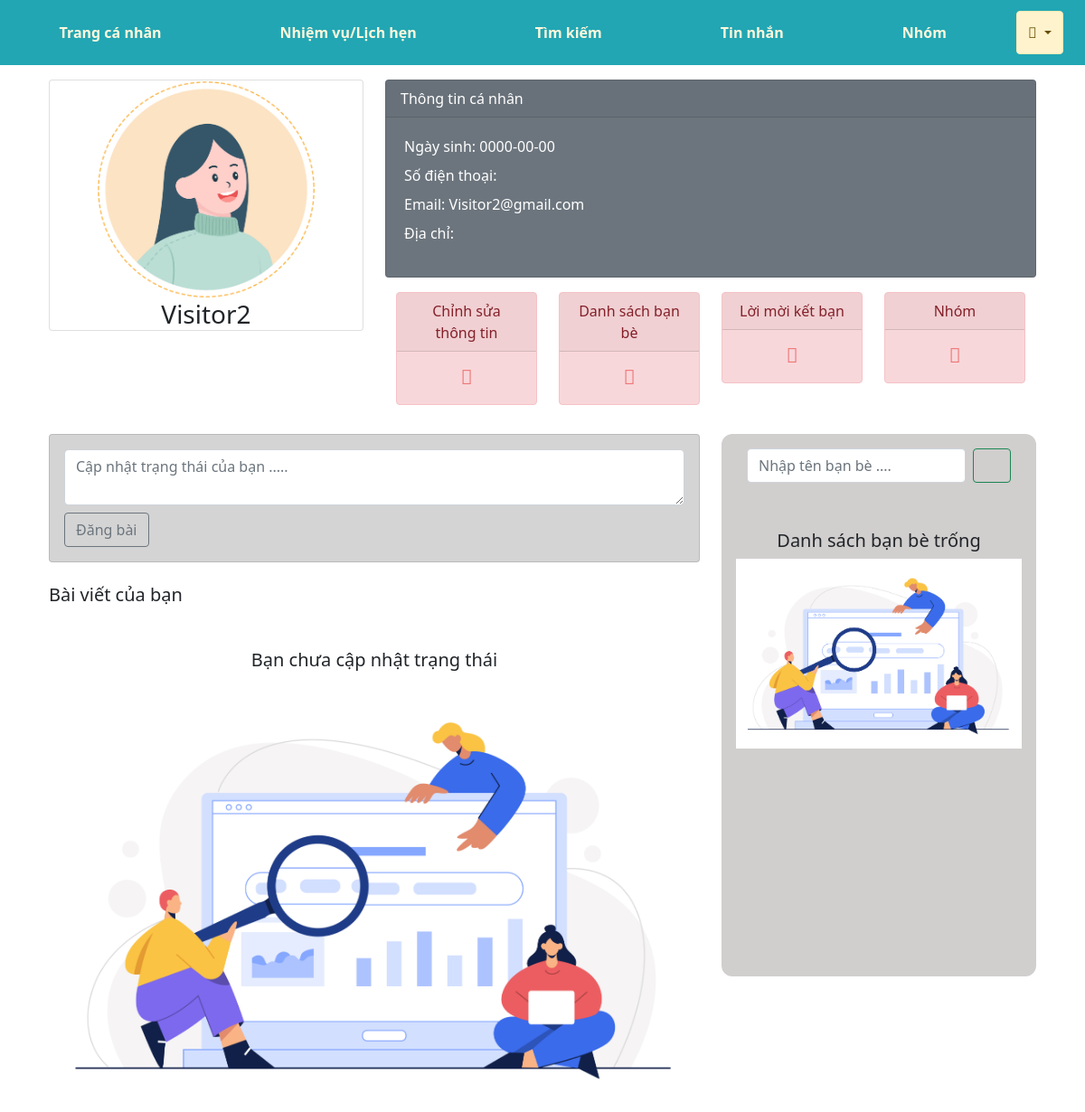
Screenshot of /src/user/trangcanhan.php (signed in) with the database file from the repository.
### tables this page shows
CREATE TABLE `tb_nguoidung` (
  `id_nguoidung` int(10) UNSIGNED NOT NULL,
  `tennguoidung` varchar(100) NOT NULL,
  `sodienthoai` varchar(13) NOT NULL,
  `ngaysinh` date NOT NULL,
  `diachi` varchar(255) NOT NULL,
  `email` varchar(255) NOT NULL,
  `gioitinh` tinyint(1) NOT NULL,
  `mota` varchar(2000) NOT NULL
);

### src/user/trangcanhan.php (the view, shortened to what this page needs)
<?php
    include './menu_footer/menu.php';
?>
        <div class="container">
        <div class="body">
            <div class="row">
                <div class="col-lg-4">
                    <div class="card avatar_user mt-3">
                            <?php
                                include '../config/config.php';
                                $id_nguoidung = $_SESSION['user_login'];
                                $sql = "SELECT * FROM tb_nguoidung WHERE id_nguoidung = $id_nguoidung";
                                $result = mysqli_query($conn,$sql);
                                $row = mysqli_fetch_assoc($result);
                                $tennguoidung = $row['tennguoidung'];
                                $gioitinh = $row['gioitinh'];
                                if($gioitinh == '0'){
                                    echo '<img src="http://localhost/BTL_QuanLiThongTinCaNhan/src/user/image_user/avatar_female.png" class="card-img-top" >';
                                }else{
                                    echo '<img src="http://localhost/BTL_QuanLiThongTinCaNhan/src/user/image_user/avatar_male.png" class="card-img-top">';
                                }
                            ?>
                            <div class="col">
                                    <h3 class="card-text text-center"><?php echo $tennguoidung ?></h3>
                            </div>
                    </div>
                </div>
                <div class="col-lg-8">
                    <div class="card text-white bg-secondary mt-3 formnhiemvu">
                        <div class="card-header">Thông tin cá nhân</div>
                        <div class="card-body thongtincanhan">
                            <?php
                                $sql_ttcanhan = "SELECT * FROM tb_nguoidung WHERE id_nguoidung = '$id_nguoidung'";
                                $result_ttcanhan = mysqli_query($conn,$sql_ttcanhan);
                                if(mysqli_num_rows($result_ttcanhan)>0){
                                    $row_ttcanhan = mysqli_fetch_assoc($result_ttcanhan)
                                    ?>
                                        <div class="p-1">
                                            <div class="mt">Ngày sinh: <?php echo $row_ttcanhan['ngaysinh']?></div>
                                            <div class="mt-2">Số điện thoại: <?php echo $row_ttcanhan['sodienthoai']?></div>
                                            <div class="mt-2">Email: <?php echo $row_ttcanhan['email']?></div>
                                            <div class="mt-2">Địa chỉ: <?php echo $row_ttcanhan['diachi']?></div>
                                        </div>
                                    <?php
                                }
                            ?>
                        </div>
                    </div>
                    <div class="row chucnanguser">
                        <div class="col-sm-3">
                            <div class="card text-red alert-danger mt-3">
                                <div class="card-header text-center">Chỉnh sửa thông tin</div>
                                <a href="http://localhost/BTL_QuanLiThongTinCaNhan/src/user/chinhsuathongtin.php">
                                    <div class="card-body text-center">
                                        <i class="fal fa-user-edit"></i>
                                    </div>
                                </a>
                            </div>
                        </div>
                        <div class="col-sm-3">
                            <div class="card text-red alert-danger mt-3">
                                <div class="card-header text-center">Danh sách bạn bè</div>
                                <a href="http://localhost/BTL_QuanLiThongTinCaNhan/src/user/banbe.php">
                                    <div class="card-body text-center">
                                        <i class="fal fa-user-friends"></i>
                                    </div>
                                </a>
                            </div>
                        </div>
                        <div class="col-sm-3">
                            <div class="card text-red alert-danger mt-3">
                                <div class="card-header text-center">Lời mời kết bạn</div>
                                <a href="http://localhost/BTL_QuanLiThongTinCaNhan/src/user/loimoiketban.php">
                                    <div class="card-body text-center">
                                        <i class="fal fa-user-plus"></i>
                                    </div>
                                </a>
                            </div>
                        </div>
                        <div class="col-sm-3">
                            <div class="card text-red alert-danger mt-3">
                                <div class="card-header text-center">Nhóm</div>
                                <a href="http://localhost/BTL_QuanLiThongTinCaNhan/src/user/nhom.php">
                                    <div class="card-body text-center">
                                        <i class="fal fa-users"></i>
                                    </div>
                                </a>
                            </div>
                        </div>
                    </div>
                </div>
            </div>
            <div class="row trangthai mt-3">
                <div class="col-8 trangthainguoidung">
                <div class=" col-12 card text-white formtrangthai mt-3 mb-4">
                    <div class="card-body">
                        <form action="" method="post">
                            <textarea class="form-control mb-2" aria-label="With textarea" placeholder="Cập nhật trạng thái của bạn ....." name = "noidungtrangthai" id = "txtnoidungtrangthai"></textarea>
                            <button class="btn btn-outline-secondary " type="button" name = "Đăng" id = "btntrangthai" >Đăng bài</button>
                        </form>
                    </div>
                </div>
                <h5>Bài viết của bạn</h5>
                <?php
                $sql_trangthai = "SELECT * FROM tb_trangthai WHERE id_nguoidung = '$id_nguoidung' ORDER BY id_trangthai DESC";
                $result_trangthai = mysqli_query($conn,$sql_trangthai);
                if(mysqli_num_rows($result_trangthai) > 0){
                    while($row = mysqli_fetch_assoc($result_trangthai)){
                ?>
                    <div class="col-12">
                        <div class="card text-black bg-light mb-3">
                            <p class="card-header" id="thoigiandang"><?php echo $row['thoigian'] ?></p>
                        <div class="card-body N">
                            <p class="card-text"><?php echo $row['noidung'] ?></p>
                        </div>
                            <div class="card-body N">
                                <input type="hidden" value="<?php echo $row['id_trangthai'] ?>" name = "id_trangthai" id="id_trangthai">
                                <button type="button" class="btn alert-danger btnxoatrangthai mt-2" >xóa<i class="fal fa-trash-alt"></i></button>
                            </div>
                        </div>
                    </div>
                    <?php
                        }
                    }else{
                        echo '<h5 class="text-center mt-5">Bạn chưa cập nhật trạng thái</h5>';
                        echo '<img src="./image_user/image_notFound.jpg" class="img-fluid" alt="Sample image" >';
                    }
                ?>
                </div>
                <div class="col-4 mt-3">
                    <div class="row tinnhan_box mb-5">
                        <div class="col-12 banbe_user p-3">
                            <div class="row">
                                <div class="col d-flex mb-1">
                                    <input type="text" class="form-control me-2" id="txtbanbe_trangcanhan" placeholder="Nhập tên bạn bè ....">
                                    <button class="btn btn-outline-success" type="submit" name = "timkiem" id="timkiembanbe_tinnhan" ><i class="far fa-search"></i></button>
                                </div>
                            </div>
                            <ul class="list-group dsbb">
                            <?php
                                $tinnhan_from = $id_nguoidung;
                                $sql_banbe = "SELECT * FROM tb_banbe WHERE banbe_from = '$tinnhan_from'";
                                $result_banbe = mysqli_query($conn,$sql_banbe);
                                if(mysqli_num_rows($result_banbe)>0){
                                    while($row_banbe = mysqli_fetch_assoc($result_banbe)){
                                    $id_banbe = $row_banbe['banbe_to'];
                                    $sql_user = "SELECT * FROM tb_nguoidung WHERE id_nguoidung = $id_banbe";
                                    $result_user = mysqli_query($conn,$sql_user);
                                    if(mysqli_num_rows($result_user)>0){
                                        while($row = mysqli_fetch_assoc($result_user)){
                                            ?>
                                                <li class="mt-4 list-group-item" >
                                                    <a href="?tinnhan_to=<?php echo $row['id_nguoidung'] ?>">
                                                    <?php
                                                        $gioitinh = $row['gioitinh'];
                                                        if($gioitinh == '0'){
                                                            echo '<img src="http://localhost/BTL_QuanLiThongTinCaNhan/src/user/image_user/avatar_female.png" class="card-img-top" class="img-fluid" alt="Sample image">';
                                                        }else{
                                                            echo '<img src="http://localhost/BTL_QuanLiThongTinCaNhan/src/user/image_user/avatar_male.png" class="card-img-top" class="img-fluid" alt="Sample image">';
                                                        }
                                                    ?>
                                                    <?php echo $row['tennguoidung'] ?>
                                                    </a>
                                                </li>
                                            <?php
                                            }
                                        }
                                    }
                                }else{
                                    echo '<h5 class="text-center mt-5">Danh sách bạn bè trống</h5>';
                                    echo '<img src="http://localhost/BTL_QuanLiThongTinCaNhan/src/user/image_user/image_notFound.jpg" class="img-fluid" alt="Sample image" >';
                                }
                            ?>
                            </ul>
                        </div>
                    </div>
                </div>
            </div>
        </div>
    </div>
<?php
    include './menu_footer/footer.php'
?>

### src/user/css/style.css (style rules this page uses)
.body .row { margin: auto; justify-content: center; }
.body .avatar_user { width: 100%; }
.body .avatar_user img { margin: auto; width: 70%; }
.chucnanguser i { color: rgb(238, 118, 118); font-size: 22px; }
.banbe_user { height: 600px; background-color: #d1cece; overflow-y: scroll; border-radius: 12px; }
.formtrangthai { background-color: rgb(212, 212, 212); }

### rows the page displays
tb_nguoidung: tennguoidung "Visitor2", ngaysinh "0000-00-00", email "Visitor2@gmail.com"
